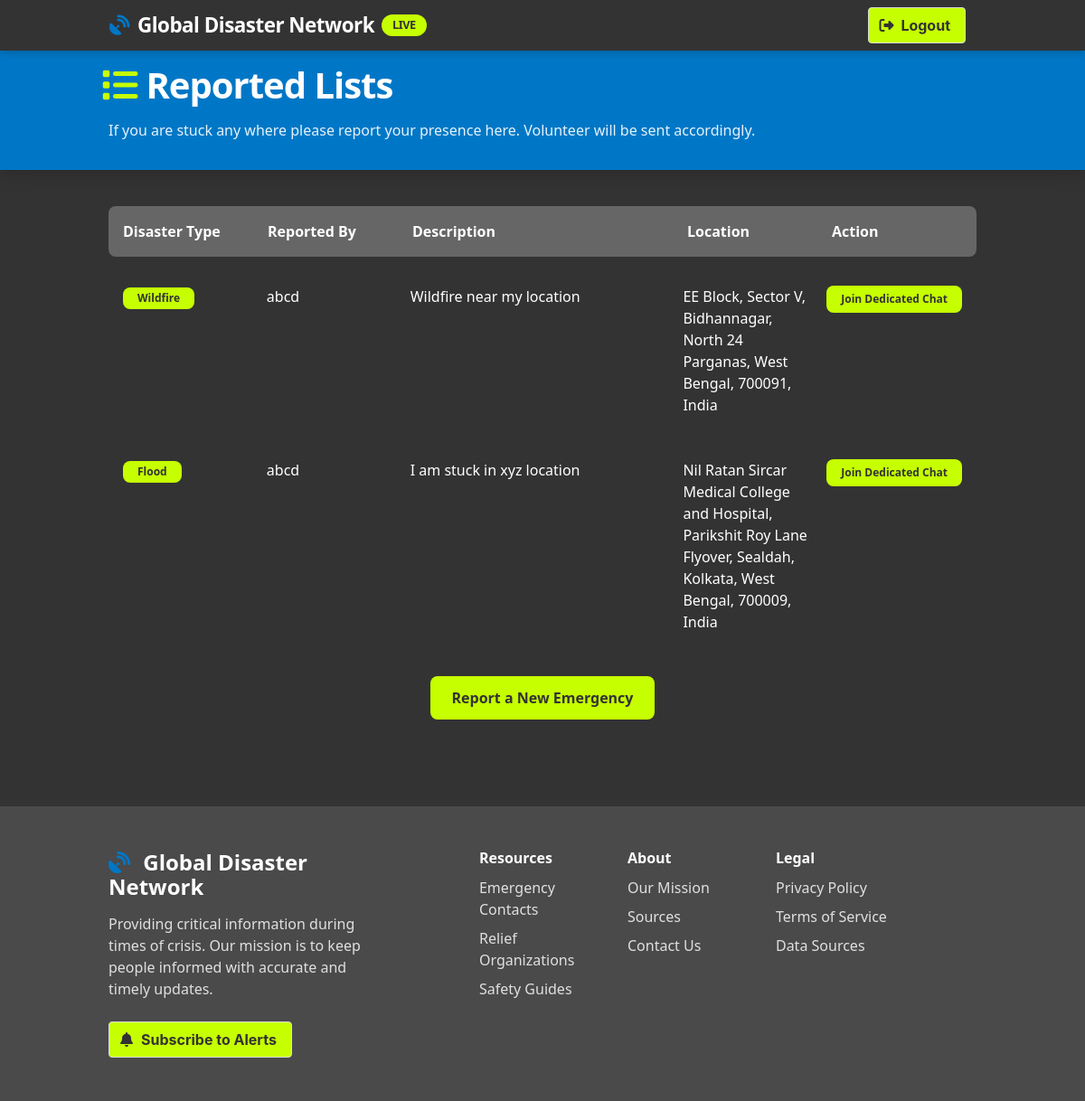
Page /community/report-list/ (signed in) on the earlier database version.
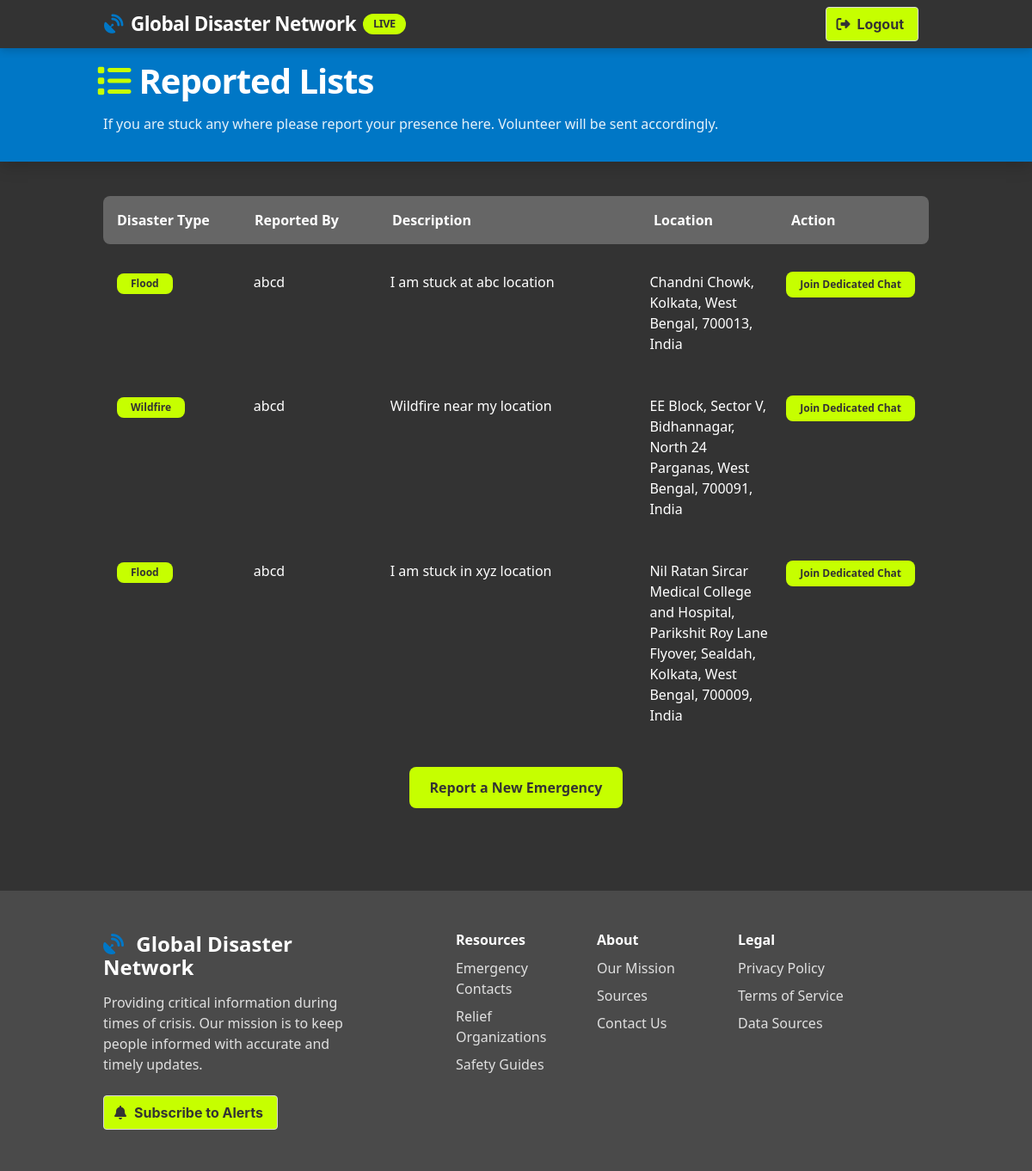
Same page on the later database version.
### community/models.py (models this page shows, shortened)
class EmergencyReport(models.Model):
    DISASTER_TYPES = (
        ('flood', 'Flood'),
        ('wildfire', 'Wildfire'),
        ('storm', 'Storm'),
        ('earthquake', 'Earthquake'),
        ('volcanic_eruption', 'Volcanic Eruption'),
        ('drought', 'Drought'),
    )
    user = models.ForeignKey(User, on_delete=models.CASCADE)
    disaster_type = models.CharField(max_length=50, choices=DISASTER_TYPES)
    description = models.TextField()
    location = models.CharField(max_length=255, null=True, blank=True)  # Manually entered location
    latitude = models.FloatField(null=True, blank=True)  # Live location latitude
    longitude = models.FloatField(null=True, blank=True)  # Live location longitude
    reported_at = models.DateTimeField(default=timezone.now)
    is_active = models.BooleanField(default=True)

### community/views.py (the view)
# urls.py: path('report-list/', views.report_list, name='report_list'),
@login_required
def report_list(request):
    time_threshold = timezone.now() - timedelta(hours=24)
    active_reports = EmergencyReport.objects.filter(
        reported_at__gte=time_threshold,
        is_active=True
    ).order_by('-reported_at')
    return render(request, 'community/report_list.html', {
        'active_reports': active_reports
    })

### community/templates/community/report_list.html (shortened to what this page needs)
{% extends 'community/base.html' %}
{% block content %}
<section class="dashboard-header">
  <div class="container">
    <h1 class="dashboard-title">
      <span class="icon mr-2" style="color: var(--lime);">
        <i class="fas fa-list"></i>
      </span>
      Reported Lists
    </h1>
    <p class="dashboard-subtitle">If you are stuck any where please report your presence here. Volunteer will be sent accordingly.</p>
  </div>
</section>
<section class="section" style="margin-top: -2.5rem;">
  <div class="container">
    <div class="active-reports">
      <div class="report-table-header" style="display: grid; grid-template-columns: 1fr 1fr 2fr 1fr 1fr; gap: 1rem; padding: 1rem; background-color: var(--dark-lighter); border-radius: 8px; margin-bottom: 1rem; color: var(--white);">
        <div><strong style="color: var(--white);">Disaster Type</strong></div>
        <div><strong style="color: var(--white);">Reported By</strong></div>
        <div><strong style="color: var(--white);">Description</strong></div>
        <div><strong style="color: var(--white);">Location</strong></div>
        <div><strong style="color: var(--white);">Action</strong></div>
      </div>
      <div class="report-table-body">
        {% if active_reports %}
          {% for report in active_reports %}
        <div class="report-row" style="display: grid; grid-template-columns: 1fr 1fr 2fr 1fr 1fr; gap: 1rem; padding: 1rem; {% if forloop.zero %}background-color: var(--dark-lighter);{% endif %} border-radius: 8px; margin-bottom: 1rem; transition: transform 0.3s ease, box-shadow 0.3s ease;">
          <div>
            <span class="tag" style="background-color: var(--lime); color: var(--dark); padding: 0.5rem 1rem; border-radius: 8px; font-weight: bold;">
          {{ report.disaster_type|title }}
            </span>
          </div>
          <div>
            {{ report.user.username }}
          </div>
          <div>
            {{ report.description }}
          </div>
          <div>
            {% if report.location %}
          {{ report.location }}
            {% else %}
          Not provided
            {% endif %}
          </div>
              <div style="text-align: center;">
                <a href="{% url 'disaster_chat' report.id %}" class="button is-lime is-small" style="background-color: var(--lime); color: var(--dark); border: none; border-radius: 8px; padding: 0.5rem 1rem; font-weight: bold; transition: transform 0.3s ease, background-color 0.3s ease;">
                  Join Dedicated Chat
                </a>
              </div>
            </div>
          {% endfor %}
        {% else %}
          <p class="has-text-white">No active emergency reports.</p>
        {% endif %}
      </div>
    </div>
    <div class="button-container" style="display: flex; justify-content: center; gap: 1rem; margin-top: 2rem;">
      <a href="{% url 'emergency_report' %}" class="report-new-button" style="background-color: var(--lime); color: var(--dark); font-weight: bold; border: none; border-radius: 8px; padding: 0.75rem 1.5rem; transition: transform 0.3s ease, background-color 0.3s ease;">
      Report a New Emergency
      </a>
    </div>
  </div>
</section>
{% endblock content %}

Differences in the rows shown:
added EmergencyReport: disaster_type "Flood", user.username "abcd", description "I am stuck at abc location", location "Chandni Chowk, Kolkata, West Bengal, 700013, India"
